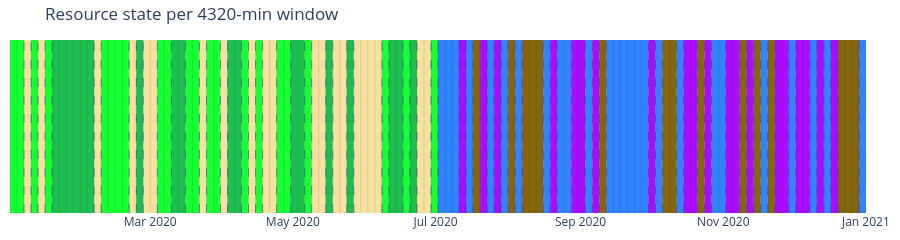

Write notebook code for a chart like this one.
### Markdown cell above
One global trajectory here — the whole pool moves through states together, so there is no
per-case view to pick from.

### Code cell
traj = result.trajectories
fig = kairo.plot_trajectory(
    traj["window_start"], traj["state_id"].to_numpy(), result.states,
    title=f"Resource state per {config.window_minutes}-min window", window_ticks=True)
kairo.add_transition_markers(fig, result.transitions["timestamp"])
fig.show()
